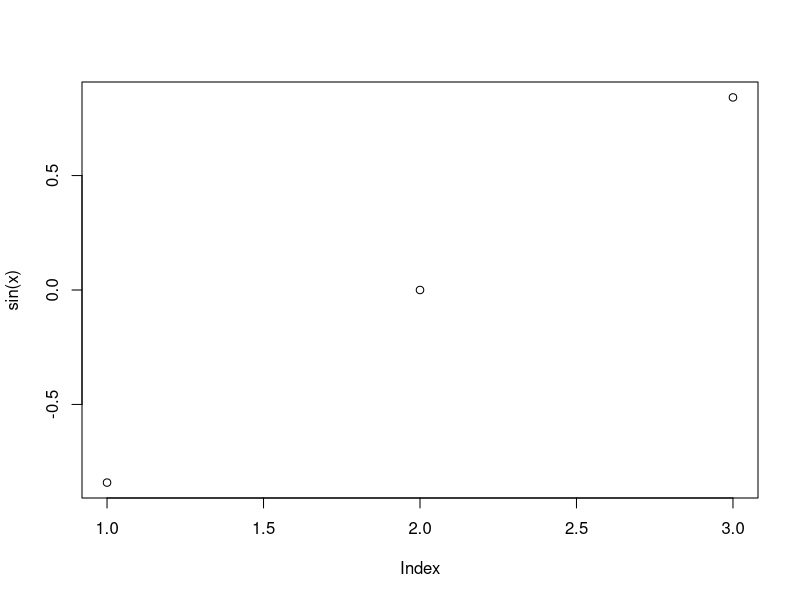

Generate this figure with R:
args <- commandArgs(TRUE)
filename <- args[1]
print(paste("Filename is: ", filename, sep=""))

x = c(-1, 0, 1)
png(filename)
plot(sin(x))
dev.off()
